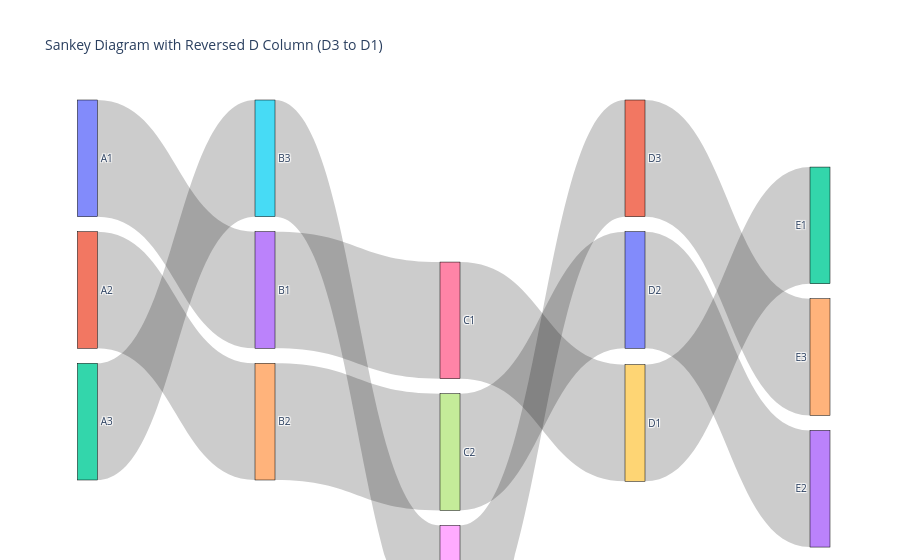

The notebook cell saved with this chart:
### Code cell
import plotly.graph_objects as go

labels = [
    # Column 1
    "A1", "A2", "A3",      # 0, 1, 2
    # Column 2
    "B1", "B2", "B3",      # 3, 4, 5
    # Column 3
    "C1", "C2", "C3",      # 6, 7, 8
    # Column 4 (D3 on top, D1 on bottom)
    "D1", "D2", "D3",      # 9, 10, 11
    # Column 5
    "E1", "E2", "E3"       # 12, 13, 14
]

# Define source-target flow (1-to-1, unmerged)
sources = [0, 1, 2, 3, 4, 5, 6, 7, 8, 9, 10, 11]
targets = [3, 4, 5, 6, 7, 8, 9, 10, 11, 12, 13, 14]
values  = [1] * len(sources)

# Manually define x and y coordinates for each node (0 to 1 scale)
x = [
    0.01, 0.01, 0.01,   # A1-A3
    0.25, 0.25, 0.25,  # B1-B3
    0.5, 0.5, 0.5,     # C1-C3
    0.75, 0.75, 0.75,  # D1-D3
    1.0, 1.0, 1.0      # E1-E3
]

# Default top-down order for A, B, C, E
y = [
    1.0, 0.5, 0.2,   # A1-A3
    1.0, 0.5, 0.2,   # B1-B3
    1.0, 0.5, 0.2,   # C1-C3
    1.0, 0.5, 0.2,   # D1-D3 (reversed y to show D3 at top, D1 at bottom)
    1.0, 0.5, 0.2    # E1-E3
]
ys= np.random.rand(len(labels))
from math import floor
ys=list(floor(x*100)/100 for x in ys)
print(f"Y offsets: {ys}")
fig = go.Figure(data=[go.Sankey(
    arrangement="snap",  # Needed when using manual x/y
    node=dict(
        pad=15,
        thickness=20,
        line=dict(color="black", width=0.5),
        label=labels,
        x=x,
        # set y to random values, use numpy to generate random values
        y=ys
    ),
    link=dict(
        source=sources,
        target=targets,
        value=values
    )
)])

fig.update_layout(title_text="Sankey Diagram with Reversed D Column (D3 to D1)", font_size=10)
fig.show()

### Figure 1 — Plotly figure (JSON) as saved in the notebook; plotly's stock layout.template omitted (floating-point values rounded to 4 significant figures)
{"data": [{"arrangement": "snap", "link": {"source": [0, 1, 2, 3, 4, 5, 6, 7, 8, 9, 10, 11], "target": [3, 4, 5, 6, 7, 8, 9, 10, 11, 12, 13, 14], "value": [1, 1, 1, 1, 1, 1, 1, 1, 1, 1, 1, 1]}, "node": {"label": ["A1", "A2", "A3", "B1", "B2", "B3", "C1", "C2", "C3", "D1", "D2", "D3", "E1", "E2", "E3"], "line": {"color": "black", "width": 0.5}, "pad": 15, "thickness": 20, "x": [0.01, 0.01, 0.01, 0.25, 0.25, 0.25, 0.5, 0.5, 0.5, 0.75, 0.75, 0.75, 1, 1, 1], "y": [0.09, 0.3, 0.41, 0.03, 0.61, 0.01, 0.58, 0.8, 0.84, 0.85, 0.19, 0.04, 0.33, 0.85, 0.53]}, "type": "sankey"}], "layout": {"font": {"size": 10}, "title": {"text": "Sankey Diagram with Reversed D Column (D3 to D1)"}}}
